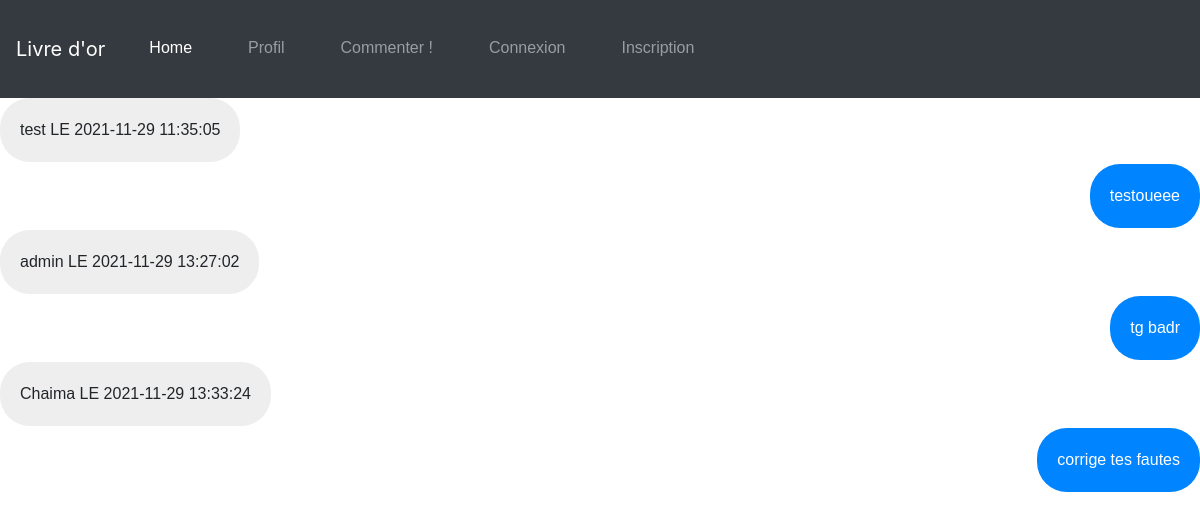
Screenshot of /php/livre-or.php with the database file from the repository.
### tables this page shows
CREATE TABLE `commentaires` (
  `id` int(11) NOT NULL,
  `commentaire` text NOT NULL,
  `id_utilisateur` int(11) NOT NULL,
  `date` datetime NOT NULL
);

CREATE TABLE `utilisateurs` (
  `id` int(11) NOT NULL,
  `login` varchar(255) NOT NULL,
  `password` varchar(255) NOT NULL
);

### php/livre-or.php (the view, shortened to what this page needs)
<?php
    require_once 'config.php';
?>
<head>
    <link rel="stylesheet" href="https://stackpath.bootstrapcdn.com/bootstrap/4.1.3/css/bootstrap.min.css">
    <link rel="stylesheet" href="../css/livre-or.css">
</head>
<body>
<nav class="navbar navbar-expand-lg navbar-dark bg-dark">
  <a class="navbar-brand" href="#">Livre d'or </a>
  <div class="collapse navbar-collapse" id="navbarText">
    <ul class="navbar-nav mr-auto">
      <li class="nav-item active">
        <a class="nav-link" href=<?php if(isset($_SESSION['user'])){echo "index_co.php";}else{echo "../index.php";} ?>>Home <span class="sr-only">(current)</span></a>
      </li>
      <li class="nav-item">
        <a class="nav-link" href="profil.php">Profil</a>
      </li>
      <li class="nav-item">
        <a class="nav-link" href="commentaire.php">Commenter !</a>
      </li>
      <?php
      if(isset($_SESSION['user'])){
       echo "<li class=\"nav-item\">
        <a class=\"nav-link\" href=\"deconnexion.php\">Deconnexion</a>
      </li>";
      }
      else{echo  "<li class=\"nav-item\">
        <a class=\"nav-link\" href=\"connexion.php\">Connexion</a>
      </li>
      <li class=\"nav-item\">
        <a class=\"nav-link\" href=\"inscription.php\">Inscription</a>
      </li>";}
    ?>
    </ul>
  </div>
</nav>
    <?php
        $req = $bdd->query('SELECT commentaires.commentaire,utilisateurs.login,commentaires.date FROM commentaires LEFT JOIN utilisateurs ON commentaires.id_utilisateur = utilisateurs.id');
    ?>
    <main>
    <?php
            while ($donnees = $req->fetch())
            {
                echo "<ul><li class=\"him\">".$donnees['login']." LE ".$donnees['date']."</li><li class= \"me\">".$donnees['commentaire']."</li>";
            }
        ?>
    </main>

### css/livre-or.css (style rules this page uses)
ul { list-style: none; margin: 0; padding: 0; }
ul li { display:inline-block; clear: both; padding: 20px; border-radius: 30px; margin-bottom: 2px; font-family: Helvetica, Arial, sans-serif; }
.him { background: #eee; float: left; }
.me { float: right ; background: #0084ff; color: #fff; }
.him + .me { border-bottom-right-radius: 5px; }
.me:last-of-type { border-bottom-right-radius: 30px; }

### rows the page displays
commentaires: id_utilisateur.login "test", date "2021-11-29 11:35:05", commentaire "testoueee"
commentaires: id_utilisateur.login "admin", date "2021-11-29 13:27:02", commentaire "tg badr"
commentaires: id_utilisateur.login "Chaima", date "2021-11-29 13:33:24", commentaire "corrige tes fautes"
